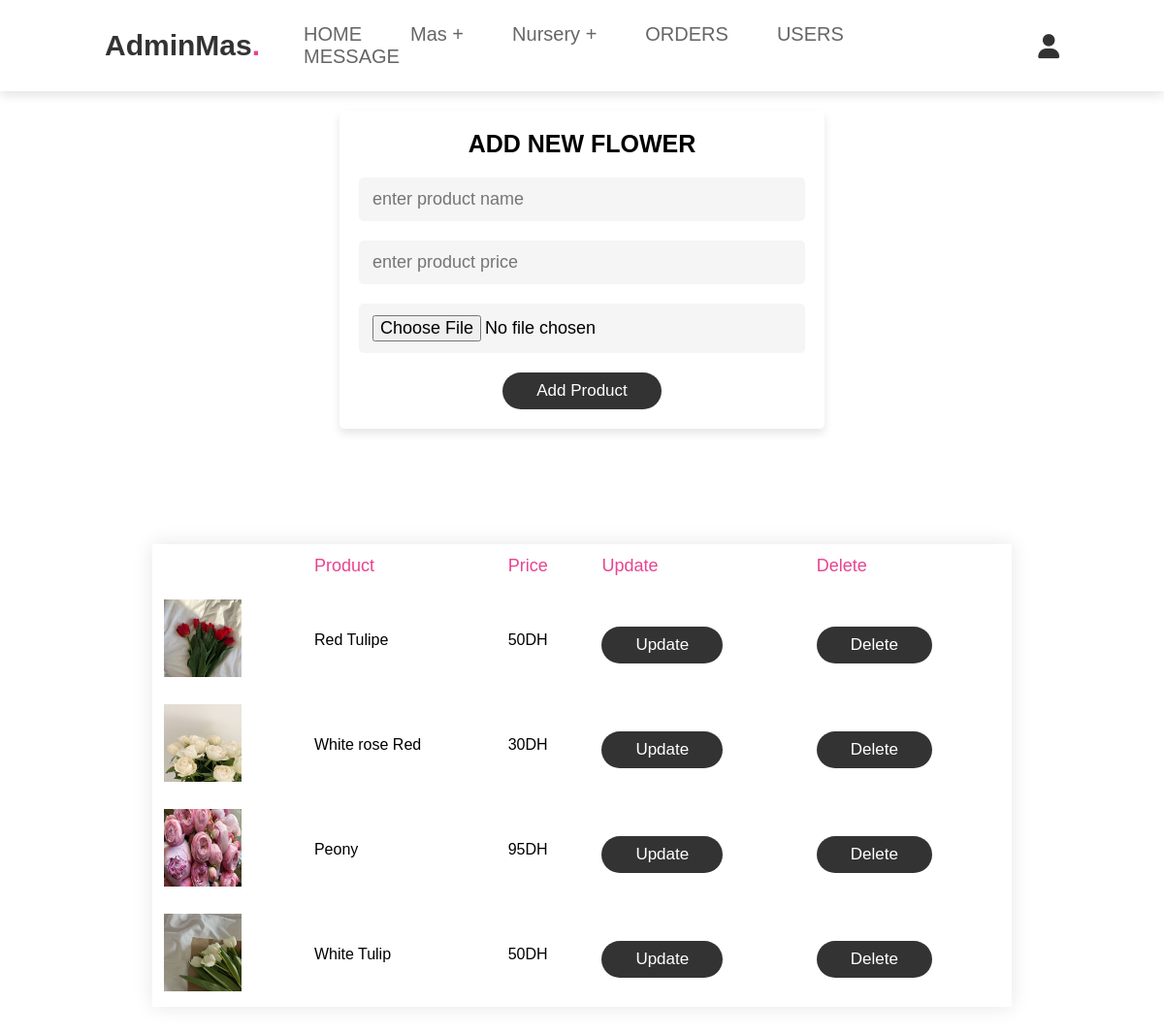
Screenshot of /admin_flower.php (signed in) with the database file from the repository.
### tables this page shows
CREATE TABLE `flowers` (
  `id` int(100) NOT NULL,
  `image` varchar(100) NOT NULL,
  `name` varchar(100) NOT NULL,
  `price` int(100) NOT NULL,
  `quantity` int(100) NOT NULL
);

### admin_flower.php (the view, shortened to what this page needs)
<?php
@include 'configuration.php';
?>
<!DOCTYPE html>
<html lang="en">
<head>
   <link rel="stylesheet" href="https://cdnjs.cloudflare.com/ajax/libs/font-awesome/6.0.0/css/all.min.css">
   <link rel="stylesheet" href="styleadmin.css">
</head>
<body>
<?php @include 'admin_header.php'; ?>
<section class="add-products">
      <form action="" method="POST" enctype="multipart/form-data">
         <h3>Add new flower</h3>
         <input type="text" class="box" required placeholder="enter product name" name="name">
         <input type="number" min="0" class="box" required placeholder="enter product price" name="price">
         <input type="file" accept="image/jpg, image/jpeg, image/png" required class="box" name="image">
         <input type="submit" value="add product" name="add_product" class="btn">
      </form>
</section>
<br><br><br>
<section class="flowers" id="flowers" >
<br><br>
  <table>
		<thead>
			<tr>
            <th></th>
			<th >Product</th>
			<th>Price</th>
			<th>Update</th>
			<th>Delete</th>
            </tr>
		</thead>
		<tbody>
        <?php
               $select_products = mysqli_query($conn, "SELECT * FROM `flowers` LIMIT 9") or die('query failed');
               if(mysqli_num_rows($select_products) > 0){
                  while($fetch_products = mysqli_fetch_assoc($select_products)){
            ?>
		<tr>
           <td><img src="images/<?php echo $fetch_products['image']; ?>" alt="" class="product-image"></td>
           <td><?php echo $fetch_products['name']; ?></td>
		   <td><?php echo $fetch_products['price']; ?>DH </td>
           <form action="" method="post" class="box">
                <td><a href="admin_update_flower.php?update=<?php echo $fetch_products['id']; ?>" class="btn">Update</a> </td>
                <td><a href="admin_flower.php?delete=<?php echo $fetch_products['id']; ?>" class="btn" onclick="return confirm('delete this from flowers?');">Delete</a></td>
            </form>
			</tr>
      <?php
        }
    }else{
        echo '<p class="empty">your cart is empty</p>';
    }
    ?>
	</tbody>
	</table>
  </section>

### styleadmin.css (style rules this page uses)
:root { --pink:#e84393; --red:#963f69; --orange:#9f3861; --white:#fff; --light-color:#666; --light-white:#ccc; --light-bg:#f5f5f5; --border:.2rem solid var(--black); --box-shadow:0 .5rem 1rem rgba(0,0,0,.1); }
* { font-family: 'Rubik', sans-serif; margin:0; padding:0; box-sizing: border-box; outline: none; border:none; text-decoration: none; transition:all .2s linear; }
html { font-size: 62.5%; overflow-x: hidden; scroll-behavior: smooth; scroll-padding-top: 6.5rem; }
section { padding:3rem 2rem; }
.btn, .delete-btn, .option-btn { display: inline-block; border-radius: .5rem; margin-top: 1rem; font-size: 1.8rem; color:var(--white); cursor: pointer; padding:1rem 3rem; text-transform: capitalize; }
.btn { background-color: var(--pink); }
.add-products form { max-width: 50rem; border-radius: .5rem; background-color: var(--white); border:var(--pink); padding:2rem; text-align: center; margin:0 auto; box-shadow: var(--box-shadow); }
.add-products form h3 { font-size: 2.5rem; text-transform: uppercase; color:var(--black); margin-bottom: 1rem; }
.add-products form .box { width: 100%; margin:1rem 0; font-size: 1.8rem; color:var(--black); border-radius: .5rem; background-color: var(--light-bg); padding:1.2rem 1.4rem; border:var(--border); }
.btn { display: inline-block; margin-top: 1rem; border-radius: 5rem; background: #333; color: #fff; padding: .9rem 3.5rem; cursor: pointer; font-size: 1.7rem; text-align: center; }

### style_notif.css (style rules this page uses)
:root { --pink:#e84393; --light-bg:#f5f5f5; --border:.2rem solid var(--black) ; --light-color:#666; --box-shadow:0 .5rem 1rem rgba(0,0,0,.1); }
* { margin:0;padding:0; font-family: Verdana, Geneva, Tahoma, sans-serif; outline: none ;border:none; text-decoration:none; text-transform: none; transition:.2s linear; }
html { font-size:62.5% ; scroll-behavior: smooth; scroll-padding-top: 6rem; overflow-x: hidden; }
section { padding:2rem 9%; }
.btn { display: inline-block; margin-top: 1rem; border-radius: 5rem; background: #333; color: #fff; padding: .9rem 3.5rem; cursor: pointer; font-size: 1.7rem; text-align: center; }
table { background-color: #fff; border-collapse: collapse; box-shadow: 0 0 20px rgba(0, 0, 0, 0.1); margin: 24px auto; width: 90%; font-family: Arial, sans-serif; font-size: 16px; }
th, td { border: .2rem solid var(--black) ; padding: 12px; text-align: left; font-family: Arial, sans-serif; font-size: 16px; }
th { background-color:transparent; font-size: 18px; font-weight: normal; color:#e84393; font-family: Arial, sans-serif; }
td:first-child { font-weight: bold; }
.product-image { width: 80px; }

### rows the page displays
flowers: image (picture), name "Red Tulipe", price "50"
flowers: image (picture), name "White rose Red", price "30"
flowers: image (picture), name "Peony", price "95"
flowers: image (picture), name "White Tulip", price "50"
